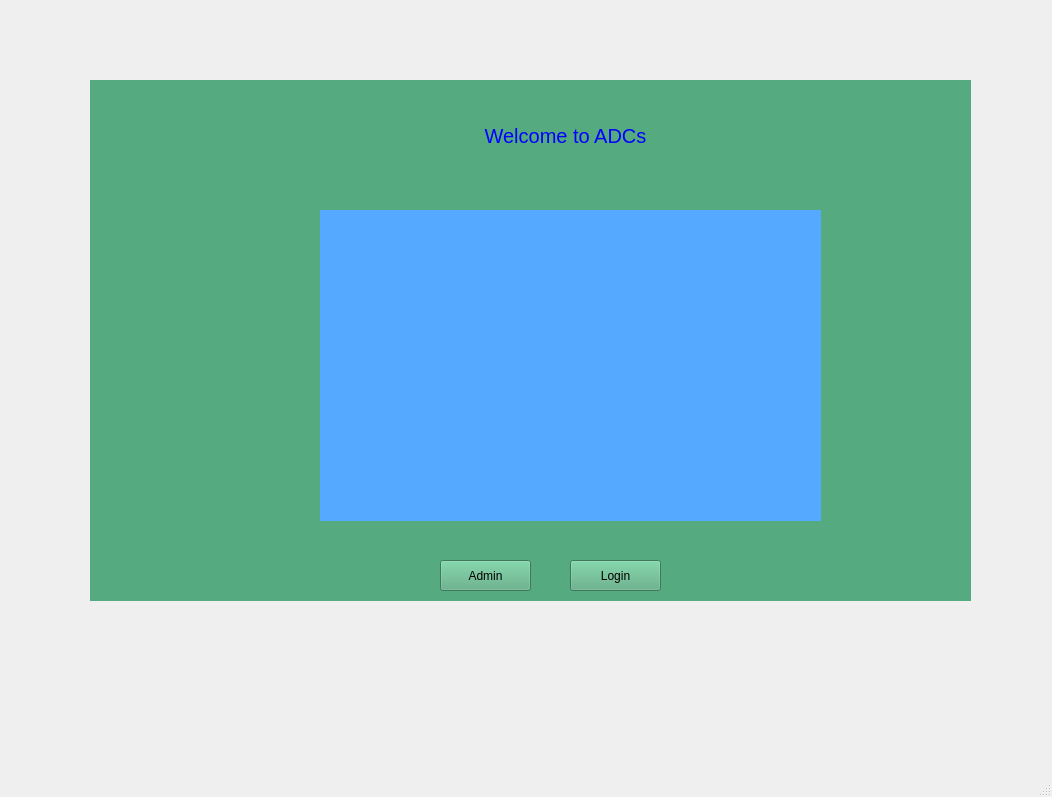
<?xml version="1.0" encoding="UTF-8"?>
<ui version="4.0">
 <class>AuthenticationWindow</class>
 <widget class="QMainWindow" name="AuthenticationWindow">
  <property name="geometry">
   <rect>
    <x>0</x>
    <y>0</y>
    <width>1052</width>
    <height>797</height>
   </rect>
  </property>
  <property name="windowTitle">
   <string>MainWindow</string>
  </property>
  <widget class="QWidget" name="centralwidget">
   <widget class="QStackedWidget" name="mainWidget">
    <property name="geometry">
     <rect>
      <x>90</x>
      <y>80</y>
      <width>881</width>
      <height>521</height>
     </rect>
    </property>
    <property name="styleSheet">
     <string notr="true">background-color: rgb(85, 170, 127);</string>
    </property>
    <property name="currentIndex">
     <number>0</number>
    </property>
    <widget class="QWidget" name="page_3">
     <widget class="QLabel" name="cameraCaptureLabel">
      <property name="geometry">
       <rect>
        <x>230</x>
        <y>130</y>
        <width>501</width>
        <height>311</height>
       </rect>
      </property>
      <property name="styleSheet">
       <string notr="true">background-color: rgb(85, 170, 255);</string>
      </property>
      <property name="text">
       <string/>
      </property>
     </widget>
     <widget class="QLabel" name="label">
      <property name="geometry">
       <rect>
        <x>360</x>
        <y>30</y>
        <width>231</width>
        <height>51</height>
       </rect>
      </property>
      <property name="font">
       <font>
        <family>Segoe UI</family>
        <pointsize>15</pointsize>
        <italic>false</italic>
        <bold>false</bold>
       </font>
      </property>
      <property name="styleSheet">
       <string notr="true">font: 15pt &quot;Segoe UI&quot;;
color: rgb(0, 0, 255);</string>
      </property>
      <property name="text">
       <string>Welcome to ADCs</string>
      </property>
      <property name="alignment">
       <set>Qt::AlignmentFlag::AlignCenter</set>
      </property>
     </widget>
     <widget class="QPushButton" name="loginButton">
      <property name="geometry">
       <rect>
        <x>480</x>
        <y>480</y>
        <width>91</width>
        <height>31</height>
       </rect>
      </property>
      <property name="text">
       <string>Login</string>
      </property>
     </widget>
     <widget class="QPushButton" name="adminButton">
      <property name="geometry">
       <rect>
        <x>350</x>
        <y>480</y>
        <width>91</width>
        <height>31</height>
       </rect>
      </property>
      <property name="text">
       <string>Admin</string>
      </property>
     </widget>
    </widget>
    <widget class="QWidget" name="page_4"/>
   </widget>
  </widget>
  <widget class="QStatusBar" name="statusbar"/>
  <widget class="QMenuBar" name="menubar">
   <property name="geometry">
    <rect>
     <x>0</x>
     <y>0</y>
     <width>1052</width>
     <height>33</height>
    </rect>
   </property>
  </widget>
 </widget>
 <resources>
  <include location="C:/Users/kyoma/OneDrive/Pictures/proj/asd.qrc"/>
 </resources>
 <connections/>
</ui>
